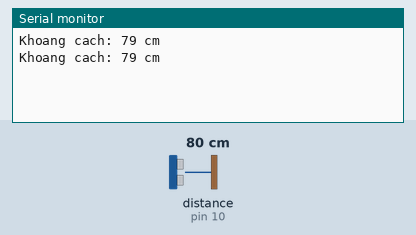
Recording of a sketch running on a simulated Arduino Uno, built with avr-gcc and run on an emulated ATmega328P. Shown: the last lines printed to the serial monitor. Wiring (inferred from the names in the program): ultrasonic range finder: trigger pin 9; echo pin 10. Inputs (shaded band) come from the test bench; at power-on: distance to the obstacle (sensor on pin 10) 80 cm. The echo pulse lasts 58.3 µs per cm.

Above: at 1.8 s.
1.9 s: distance to the obstacle (sensor on pin 10) set to 2 cm
At 2.8 s:
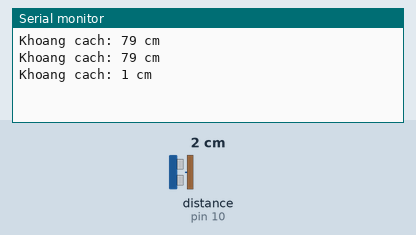
3.4 s: distance to the obstacle (sensor on pin 10) set to 4 cm
At 4.8 s:
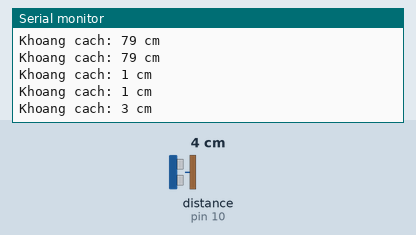
Timing chart, 0 to 6.4 s (numbered marks = the images above; inputs shaded):
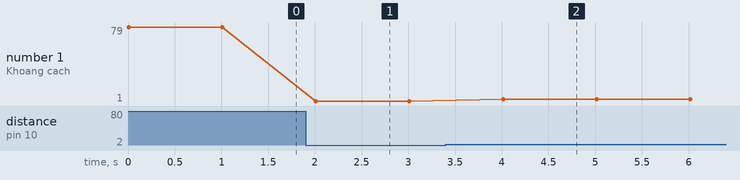

The sketch:

cam_bien_am_th_nh.ino
```cpp
const int trigPin = 9;  // Chân kích hoạt cảm biến
const int echoPin = 10; // Chân đo thời gian trả về

void setup() {
  Serial.begin(9600);
  pinMode(trigPin, OUTPUT);
  pinMode(echoPin, INPUT);
}

void loop() {
  long duration, distance_cm;

  // Gửi xung kích hoạt
  digitalWrite(trigPin, LOW);
  delayMicroseconds(2);
  digitalWrite(trigPin, HIGH);
  delayMicroseconds(10);
  digitalWrite(trigPin, LOW);

  // Đọc thời gian trả về từ cảm biến
  duration = pulseIn(echoPin, HIGH);

  // Chuyển đổi thời gian thành khoảng cách
  distance_cm = duration / 29.1 / 2;

  // In ra Serial Monitor
  Serial.print("Khoang cach: ");
  Serial.print(distance_cm);
  Serial.println(" cm");

  delay(1000); // Đợi 1 giây trước khi đo lại
}
```

Measured:
- after the input at 1.9 s, the serial monitor: prints a new line after 0.11 s (image 1)
- after the input at 3.4 s, the serial monitor: prints a new line after 0.61 s (image 2)
- plotted number 1: 79 → 1 after the input at 1.9 s, 1 → 3 after the input at 3.4 s
